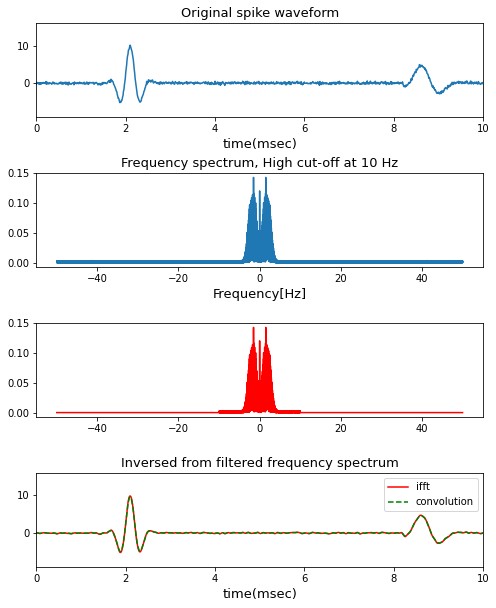

Reproduce this figure in Python.
#instruction.
#1 Use sample code (convolution filtering is already coded)
#2 Add you own FFT filtering and high cut off at 10[Hz]
#3 Confirm that both results are nearly same.
#4 Submit your source code and pdf files

#%%
import numpy as np
import matplotlib.pyplot as plt

fsz = 12
# load array
loaded_array = np.load('Task_SPK-2_spike_wave_data_multi.npz')
spike_waveform = loaded_array['spkdata']
ttime = loaded_array['timedata']
stimON = loaded_array['stimON']
stimOFF = loaded_array['stimOFF']
spk_timing_arr_0 = loaded_array['spk_timing_array_0']
spk_timing_arr_1 = loaded_array['spk_timing_array_1']
spk_timing_arr_2 = loaded_array['spk_timing_array_2']
spikeID = loaded_array['spikeID']
spike_timing = loaded_array['spktiming']

threshold_low = 1

# =============================================================================
# 関数定義
# =============================================================================
def fft_filtering(xx, yy):
    dt = xx[1] - xx[0]                                  # サンプリング間隔
    NN = np.size(xx)

    freqs = np.fft.fftfreq(NN, dt)                       # 時間軸を周波数に変換する
    shifted_freq = np.fft.fftshift(freqs)

    F_abs = np.abs(np.fft.fft(yy))                                   # フーリエ変換の絶対値
    F_abs_amp = (F_abs/NN) * 2                          # 振幅を元の波形サイズに調整
    F_abs_amp[0] = F_abs_amp[0]/2                       # DC成分を２で割る
    shifted_F_abs_amp = np.fft.fftshift(F_abs_amp)

    return shifted_freq, shifted_F_abs_amp

#カットオフ
def cutoff_fft(xx, yy, fc_low, fc_high):                # サンプリング間隔
    dt = xx[1] - xx[0]                                  # サンプリング間隔
    NN = np.size(xx)

    freqs = np.fft.fftfreq(NN, dt)                      # 時間軸を周波数に変換する
    shifted_freq = np.fft.fftshift(freqs)

    Fc_amp = np.fft.fft(yy)
    Fc_amp[freqs < fc_low] = 0                  # カットオフ（低周波成分）
    Fc_amp[freqs > fc_high] = 0                 # カットオフ（高周波成分）
    Fc_abs = np.abs(Fc_amp)
    Fc_abs_amp = Fc_abs / NN * 2
    Fc_abs_amp[0] = Fc_abs_amp[0] / 2           # DC成分を2で割る
    shifted_Fc_abs_amp = np.fft.fftshift(Fc_abs_amp)

    return shifted_freq, shifted_Fc_abs_amp, Fc_amp

def myfunc_ifft(F_fft):
    F_ifft = np.fft.ifft(F_fft)     # inverse FFT
    F_ifft_real = F_ifft.real       # real
    return F_ifft_real

# ======================================================================
# フーリエ変換・カットオフ・逆変換
# ======================================================================
# フーリエ変換
shifted_freq, shifted_F_abs_amp = fft_filtering(ttime, spike_waveform)

# cutoff
fc_low = -10
fc_high = 10
shifted_freq_cutoff, shifted_Fc_abs_amp, F_cutoff = cutoff_fft(ttime, spike_waveform, fc_low, fc_high)

# Inverse fft
F_ifft_data = myfunc_ifft(F_cutoff)

# =============================================================================
# FILTER RAW DATA by convolution
# =============================================================================
incr = np.round(ttime[1]-ttime[0], decimals = 2)
t_width  = 0.1
sigma = incr*2
xf = np.arange(0,t_width+incr,incr)-t_width/2
kfilter = np.exp(-xf**2/(2*sigma**2))
kfilter = kfilter/np.sum(kfilter)
spike_waveform_filtered = np.convolve(spike_waveform,kfilter, mode='same')

# =============================================================================
# data plot
# =============================================================================
plt.close("all")
fig_ = plt.figure(figsize=(8,10))
plt.subplots_adjust(wspace=0.4, hspace=0.6)

lowNum = 4
fsz = 13

ax1 = plt.subplot(lowNum,1,1)
ax1.plot(ttime,spike_waveform)
ax1.set_xlabel('time(msec)', fontsize = fsz)
ax1.set_title('Original spike waveform', fontsize = fsz)
ax1.set_xlim([0,10])

ax2 = plt.subplot(lowNum,1,2)
ax2.plot(shifted_freq,shifted_F_abs_amp)
ax2.set_xlabel('Frequency[Hz]', fontsize = fsz)
ax2.set_title('Frequency spectrum of Original spike waveform', fontsize = fsz)

ax3 = plt.subplot(lowNum,1,3)
ax2.set_xlabel('Frequency[Hz]', fontsize = fsz)
ax2.set_title('Frequency spectrum, High cut-off at 10 Hz', fontsize = fsz)
ax3.plot(shifted_freq_cutoff, shifted_Fc_abs_amp, color = 'r',)

ax4 = plt.subplot(lowNum,1,4)
ax4.plot(ttime, F_ifft_data, color = 'r', label='ifft')
ax4.plot(ttime,spike_waveform_filtered, '--', color = 'g', label='convolution')
ax4.set_xlabel('time(msec)', fontsize = fsz)
ax4.set_title('Inversed from filtered frequency spectrum', fontsize = fsz)
ax4.set_xlim([0,10])
ax4.legend()

# %%
